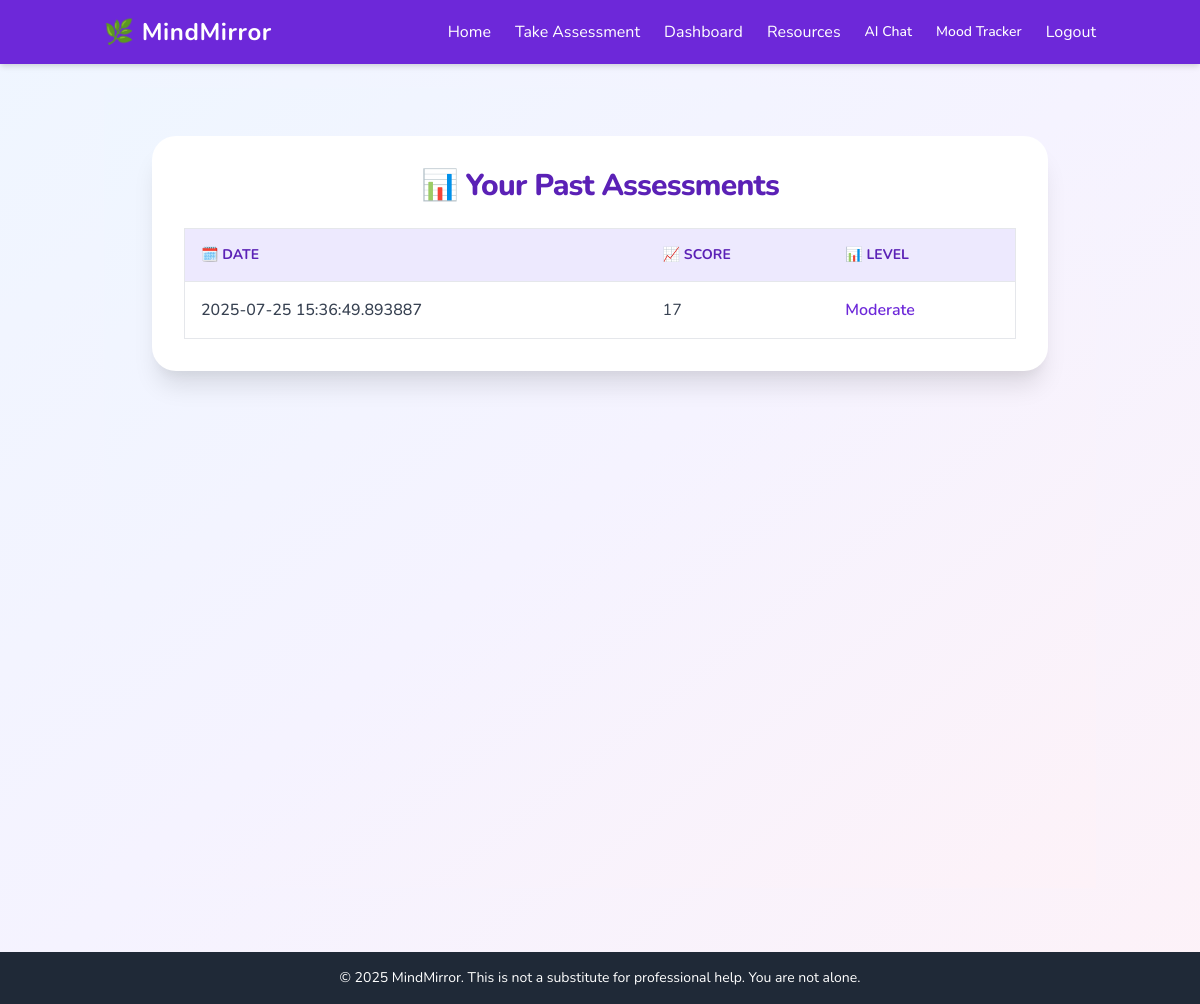
/dashboard (signed in), run on the app's committed database.
### tables this page shows
CREATE TABLE assessments (
                id INTEGER PRIMARY KEY AUTOINCREMENT,
                user_id INTEGER,
                answers TEXT,
                score INTEGER,
                level TEXT,
                created_at TIMESTAMP
            );

### app.py (the view)
@app.route('/dashboard')
def dashboard():
    if 'user_id' not in session:
        return redirect(url_for('login'))
    with sqlite3.connect('mindmirror.db') as conn:
        c = conn.cursor()
        c.execute("SELECT id, score, level, created_at FROM assessments WHERE user_id = ? ORDER BY created_at DESC", (session['user_id'],))
        assessments = c.fetchall()
    return render_template('dashboard.html', assessments=assessments)

### templates/dashboard.html (shortened to what this page needs)
{% extends "base.html" %}
{% block content %}
<div class="min-h-screen bg-gradient-to-br from-blue-50 via-purple-50 to-pink-50 py-12 px-4">
  <div class="max-w-4xl mx-auto bg-white rounded-3xl shadow-xl p-8">
    <h1 class="text-3xl font-extrabold text-center text-purple-800 mb-6 tracking-tight">
      📊 Your Past Assessments
    </h1>
    {% if assessments %}
    <div class="overflow-x-auto">
      <table class="w-full text-left border border-gray-200 rounded-xl shadow-sm">
        <thead class="bg-purple-100 text-purple-800 text-sm uppercase">
          <tr>
            <th class="p-4">🗓️ Date</th>
            <th class="p-4">📈 Score</th>
            <th class="p-4">📊 Level</th>
          </tr>
        </thead>
        <tbody class="bg-white text-gray-700">
          {% for assess in assessments %}
          <tr class="border-t border-gray-200 hover:bg-purple-50 transition">
            <td class="p-4 font-medium">{{ assess[3] }}</td>
            <td class="p-4">{{ assess[1] }}</td>
            <td class="p-4 font-semibold text-purple-700">{{ assess[2] }}</td>
          </tr>
          {% endfor %}
        </tbody>
      </table>
    </div>
    {% endif %}
  </div>
</div>
{% endblock %}

### templates/base.html (style rules this page uses)
body { font-family: 'Nunito', sans-serif; }

### data on the page
assessments: created_at "2025-07-25 15:36:49.893887", score "17", level "Moderate"
